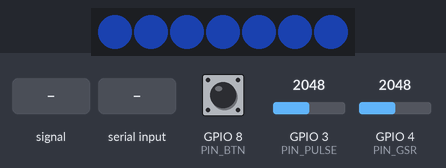
Bench run of a sketch on a simulated Seeed XIAO ESP32-C3. On the bench: 7 RGB LEDs in strip order, left to right. Inputs (shaded band) come from the test bench; at power-on: GPIO 8 (PIN_BTN) HIGH, GPIO 3 (PIN_PULSE) = 2048, GPIO 4 (PIN_GSR) = 2048 (analog values on the 0–4095 scale). Dim RGB values are drawn brighter than linear; EEPROM starts erased; what the sketch prints to the serial monitor is not drawn.

Above: at 2.25 s.
2.8 s: GPIO 3 (PIN_PULSE) fed a 200 Hz sine of ±327 counts around its level
At 5.22 s:
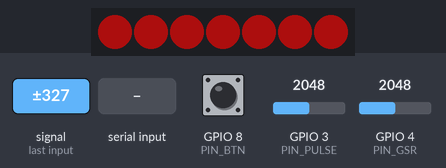
5.8 s: "start\n" received over Serial
At 7.4 s:
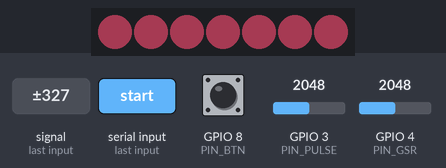
7.8 s: GPIO 8 (PIN_BTN) pulled LOW for 3.2 s
At 12.1 s:
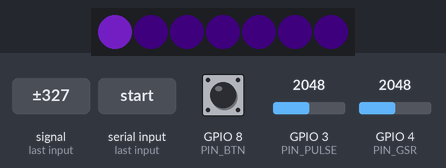
12.5 s: GPIO 8 (PIN_BTN) pulled LOW for 0.15 s
At 13.1 s:
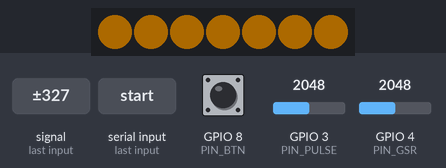
13.2 s: GPIO 3 (PIN_PULSE) set to 1460
At 16.12 s:
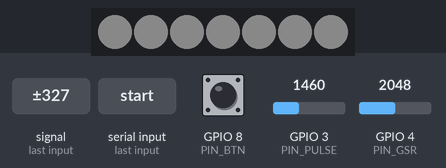
16.2 s: GPIO 3 (PIN_PULSE) set to 1648
At 16.65 s:
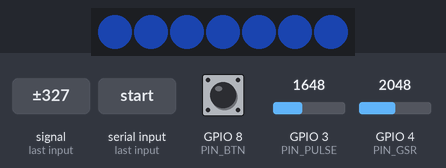
Timing chart, 0 to 18.7 s (numbered marks = the images above; inputs shaded):
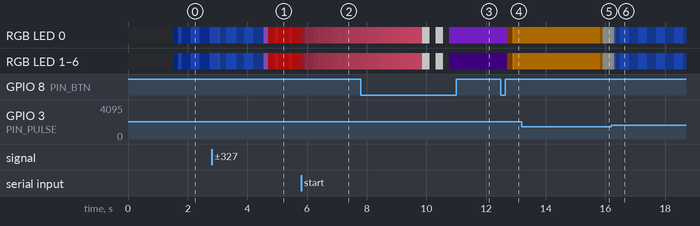

The sketch:

bloomi_v5.ino
```cpp
/*
 * BLOOMI 펌웨어 v5 — 웹(Web Serial) 연동용
 * (v4 기능 그대로: 심박 + GSR 기준선, 버튼 짧게=호흡 / 2초=기준선 초기화·측정)
 *
 * ── 웹으로 보내는 것 ───────────────────────────────────────
 * ① 0.5초마다 JSON 한 줄 (웹 App.tsx 의 JSON 파서가 bpm·gsrRaw 를 바로 읽음)
 *    {"bpm":74,"gsrRaw":1820,"base":87,"gsrBase":2810,"gsrPct":-4.2,
 *     "hrPt":0,"gsrPt":1,"level":0,"state":"G","session":0,"calibrating":0,"calibSec":0}
 *      bpm      지금 심박 (0 = 측정 안 됨)        gsrRaw   GSR 원래 값 (0~4095)
 *      base     심박 기준선 (0 = 없음)            gsrBase  GSR 기준선 (0 = 없음)
 *      gsrPct   GSR 기준 대비 변화율 % (음수 = 땀 ↑ = 긴장)
 *      hrPt/gsrPt  각 점수 0~2      level  0 초록 / 1 노랑 / 2 빨강
 *      state    N 손가락없음 M 측정중 G 초록 Y 노랑 R 빨강 B 호흡 C 기준선측정
 *      session  호흡 중이면 1       calibrating  기준선 측정 중이면 1    calibSec  측정 진행 초
 *    ※ "gsr"(0~100 긴장도)는 일부러 안 보냄 → 웹이 gsrRaw 로 직접 환산 (기존 화면과 같은 기준)
 *    ※ "buttonPressed" 도 안 보냄 → 웹이 버튼을 두 번 처리하는 충돌 방지
 *
 * ② 일이 생길 때 한 줄 (웹의 기존 문구 인식과 똑같은 문장)
 *    >>> 호흡 세션 시작 / >>> 호흡 세션 종료
 *    >>> 기준선 측정 시작 / >>> 기준선 측정 취소 / >>> 기준선 측정 실패
 *    >>> 기준선 저장 완료: 87 BPM / GSR 2810
 *
 * ── 웹에서 받는 명령 (줄바꿈으로 끝나는 글자) ──
 *    start  호흡 시작      stop   호흡 종료
 *    calib  기준선 초기화 + 30초 측정      cancel 기준선 측정 취소
 *    pattern:초,밝기,색;초,밝기,색;...   호흡 패턴 바꾸기 (최대 6단계)
 *        예) pattern:4,100,F4A6B8;7,15,B8B5E8;8,100,8FB996   (4-7-8 호흡)
 *        초 = 그 단계 길이(1~30), 밝기 = 그 단계 끝에 도달할 밝기(0~100), 색 = RRGGBB(생략 가능)
 *        각 단계 동안 "이전 단계 끝 밝기·색 → 이 단계 밝기·색"으로 서서히 변함
 *        호흡 중에 받으면 첫 단계부터 다시 시작. 전원 끄면 기본(4-2-6 분홍)으로 돌아감
 *    sync:단계번호,경과초      웹 화면의 현재 위치로 꽃을 맞춤 (예: sync:1,3 = 2번째 단계 3초 지점)
 *        웹이 호흡 중 1초마다 보내서 화면과 꽃이 어긋나지 않게 함 (출력 없음)
 *    시리얼 모니터 입력창에 직접 쳐서 테스트해도 돼요.
 *
 * 필요 라이브러리: Adafruit NeoPixel  /  보드: XIAO_ESP32C3
 * 배선: LED IN→D0, 맥박 S→D1(A1), GSR SIG→D2(A2), 버튼 D8↔GND (대각선 다리)
 * ⚠ 웹과 연결할 때는 Arduino IDE 시리얼 모니터를 꼭 닫기 (포트는 한 프로그램만 사용 가능)
 */
#include <Adafruit_NeoPixel.h>
#include <Preferences.h>

// ===== 여기 숫자만 바꾸면 기준이 바뀌어요 =====
const int RED_DIFF = 15, YELLOW_DIFF = 7;          // 심박: 기준선보다 이만큼 높으면 2점 / 1점
const float GSR_RED_PCT = 8.0, GSR_YELLOW_PCT = 3.0;  // GSR: 기준보다 이만큼(%) 내려가면 2점 / 1점
const uint32_t CALIB_MS = 30000;                   // 기준선 측정 시간
const int FIXED_RED = 100, FIXED_YELLOW = 85;      // 기준선 없을 때 심박 고정값
const int PULSE_MIN_AMP = 80;                      // 맥박 파형 최소 크기 (안 잡히면 50까지)
const uint32_t SEND_MS = 500;                      // JSON 보내는 간격
// ============================================

const int PIN_LED = D0, PIN_PULSE = A1, PIN_GSR = A2, PIN_BTN = D8;
const int NUM_LED = 7;
Adafruit_NeoPixel ring(NUM_LED, PIN_LED, NEO_GRB + NEO_KHZ800);
Preferences prefs;

// ================= 심박 검출 =================
float peak = 2048, trough = 2048;
bool above = false;
uint32_t lastBeat = 0, lastValidBeat = 0, beatFlash = 0;
int intervals[5]; int nInt = 0, idx = 0;
int bpm = 0;

void processPulse(int v, uint32_t now) {
  if (v > peak)   peak = v;   else peak   -= (peak - v) * 0.005f;
  if (v < trough) trough = v; else trough += (v - trough) * 0.005f;
  float amp = peak - trough;
  float thHigh = trough + amp * 0.6f, thLow = trough + amp * 0.4f;
  bool sane = (v > 100 && v < 4000 && amp > PULSE_MIN_AMP);
  if (!above && sane && v > thHigh) {
    above = true;
    uint32_t dt = now - lastBeat;
    if (lastBeat && dt >= 330 && dt <= 1500) {
      intervals[idx] = dt; idx = (idx + 1) % 5; if (nInt < 5) nInt++;
      long s = 0; for (int i = 0; i < nInt; i++) s += intervals[i];
      bpm = 60000 / (s / nInt);
      lastValidBeat = now; beatFlash = now;
    }
    lastBeat = now;
  }
  if (above && v < thLow) above = false;
  if (now - lastValidBeat > 3000) { bpm = 0; nInt = 0; }
}
bool hrReady() { return bpm > 0 && nInt >= 3; }

// ================= LED =================
float cr = 0, cg = 0, cb = 0;
void showColor(float r, float g, float b, float level) {
  cr += (r - cr) * 0.06f; cg += (g - cg) * 0.06f; cb += (b - cb) * 0.06f;
  for (int i = 0; i < NUM_LED; i++) ring.setPixelColor(i, cr * level, cg * level, cb * level);
  ring.show();
}
void flashAll(uint8_t r, uint8_t g, uint8_t b, int times) {
  for (int k = 0; k < times; k++) {
    for (int i = 0; i < NUM_LED; i++) ring.setPixelColor(i, r, g, b);
    ring.show(); delay(250);
    ring.clear(); ring.show(); delay(200);
  }
  cr = cg = cb = 0;
}

// ================= 상태 =================
int baseline = 0, gsrBase = 0;
float gsrNow = 0;
bool session = false; uint32_t sessionStart = 0, sessionBeganAt = 0;
uint8_t selectedRoutine = 0;
uint32_t completedCounts[3] = {0, 0, 0};
bool calibrating = false; uint32_t calibValidMs = 0; long calibSum = 0; int calibN = 0; double calibGsrSum = 0;
// ---- 호흡 패턴 (웹이 pattern: 명령으로 바꿀 수 있음) ----
struct Phase { uint32_t ms; uint8_t lv; uint8_t r, g, b; };
const int MAX_PHASES = 6;
Phase phases[MAX_PHASES] = {                       // 기본: 들숨 4초 밝아짐 → 2초 유지 → 날숨 6초 어두워짐
  {4000, 100, 255, 90, 130}, {2000, 100, 255, 90, 130}, {6000, 10, 255, 90, 130}};
int nPhases = 3;
uint32_t cycleMs() { uint32_t t = 0; for (int i = 0; i < nPhases; i++) t += phases[i].ms; return t; }

bool parsePattern(const char* text) {              // "4,100,F4A6B8;7,15,B8B5E8;8,100,8FB996"
  Phase tmp[MAX_PHASES]; int n = 0;
  char copy[160]; strncpy(copy, text, sizeof(copy) - 1); copy[sizeof(copy) - 1] = 0;
  char* save = nullptr;
  for (char* tok = strtok_r(copy, ";", &save); tok && n < MAX_PHASES; tok = strtok_r(nullptr, ";", &save)) {
    int sec = 0, lv = 0; unsigned int rgb = 0xFF5A82;   // 색 생략 시 분홍
    int got = sscanf(tok, "%d,%d,%x", &sec, &lv, &rgb);
    if (got < 2 || sec < 1 || sec > 30 || lv < 0 || lv > 100) return false;
    tmp[n++] = {(uint32_t)sec * 1000, (uint8_t)lv, (uint8_t)(rgb >> 16), (uint8_t)(rgb >> 8), (uint8_t)rgb};
  }
  if (n == 0) return false;
  for (int i = 0; i < n; i++) phases[i] = tmp[i];
  nPhases = n;
  prefs.putUChar("nphase", nPhases);
  prefs.putBytes("phases", phases, sizeof(Phase) * nPhases);
  return true;
}

void startSession() {
  if (session) return;
  calibrating = false;
  session = true; sessionStart = sessionBeganAt = millis();
  Serial.println(">>> 호흡 세션 시작");
}
void endSession(bool completed = false) {
  if (!session) return;
  session = false;
  if (completed) {
    completedCounts[selectedRoutine]++;
    prefs.putUInt(selectedRoutine == 0 ? "done478" : selectedRoutine == 1 ? "donebox" : "donecalm", completedCounts[selectedRoutine]);
  }
  Serial.println(completed ? ">>> 호흡 세션 종료 (완료)" : ">>> 호흡 세션 종료");
}
void startCalib() {
  Serial.printf(">>> 기준선 초기화 (이전 값: 심박 %d / GSR %d)\n", baseline, gsrBase);
  baseline = 0; gsrBase = 0;
  prefs.remove("base"); prefs.remove("gbase");
  flashAll(255, 255, 255, 2);                         // 흰색 2번 = 초기화
  session = false; calibrating = true;
  calibValidMs = 0; calibSum = 0; calibN = 0; calibGsrSum = 0;
  Serial.println(">>> 기준선 측정 시작 (30초, 검지는 심박 센서·중지/약지는 GSR 전극)");
}
void cancelCalib() {
  if (!calibrating) return;
  calibrating = false;
  Serial.println(">>> 기준선 측정 취소 (기준선 없음 → 고정값 85/100 사용)");
}
void finishCalib() {
  calibrating = false;
  if (calibN < 20) {
    Serial.println(">>> 기준선 측정 실패 (손가락이 자주 떨어짐) → 버튼 2초로 다시");
    flashAll(255, 30, 30, 2);
    return;
  }
  baseline = calibSum / calibN;
  gsrBase  = (int)(calibGsrSum / calibN);
  prefs.putInt("base", baseline); prefs.putInt("gbase", gsrBase);
  Serial.printf(">>> 기준선 저장 완료: %d BPM / GSR %d\n", baseline, gsrBase);   // 웹이 이 문장으로 기준선 인식
  flashAll(30, 220, 80, 3);
}

// ---- 시리얼로 들어온 명령 (웹 or 시리얼 모니터) ----
void readCommands() {
  static char buf[160]; static uint8_t n = 0;
  while (Serial.available()) {
    char c = Serial.read();
    if (c == '\r') continue;
    if (c != '\n') { if (n < sizeof(buf) - 1) buf[n++] = c; continue; }
    buf[n] = 0; n = 0;
    if      (!strcmp(buf, "start")) startSession();
    else if (!strcmp(buf, "stop"))  endSession();
    else if (!strcmp(buf, "complete")) endSession(true);
    else if (!strcmp(buf, "calib")) startCalib();
    else if (!strcmp(buf, "cancel")) cancelCalib();
    else if (!strcmp(buf, "routine:478")) { selectedRoutine = 0; prefs.putUChar("routine", 0); }
    else if (!strcmp(buf, "routine:box")) { selectedRoutine = 1; prefs.putUChar("routine", 1); }
    else if (!strcmp(buf, "routine:calm")) { selectedRoutine = 2; prefs.putUChar("routine", 2); }
    else if (!strncmp(buf, "sync:", 5)) {
      int ph = 0, el = 0;
      if (session && sscanf(buf + 5, "%d,%d", &ph, &el) == 2 && ph >= 0 && ph < nPhases && el >= 0) {
        uint32_t offset = 0;
        for (int i = 0; i < ph; i++) offset += phases[i].ms;
        offset += (uint32_t)el * 1000;
        if (offset < cycleMs()) sessionStart = millis() - offset;
      }
    }
    else if (!strncmp(buf, "pattern:", 8)) {
      if (parsePattern(buf + 8)) {
        if (session) sessionStart = sessionBeganAt = millis();
        Serial.printf("# 호흡 패턴 적용: %d단계, 한 바퀴 %lu초\n", nPhases, (unsigned long)(cycleMs() / 1000));
      } else {
        Serial.println("# 호흡 패턴 형식 오류 (예: pattern:4,100,F4A6B8;7,15,B8B5E8;8,100,8FB996)");
      }
    }
  }
}

void setup() {
  Serial.begin(115200);
  analogReadResolution(12);
  pinMode(PIN_BTN, INPUT_PULLUP);
  ring.begin(); ring.setBrightness(90); ring.show();
  prefs.begin("bloomi", false);
  selectedRoutine = prefs.getUChar("routine", 0);
  if (selectedRoutine > 2) selectedRoutine = 0;
  completedCounts[0] = prefs.getUInt("done478", 0);
  completedCounts[1] = prefs.getUInt("donebox", 0);
  completedCounts[2] = prefs.getUInt("donecalm", 0);
  uint8_t savedPhaseCount = prefs.getUChar("nphase", 0);
  if (savedPhaseCount > 0 && savedPhaseCount <= MAX_PHASES &&
      prefs.getBytesLength("phases") == sizeof(Phase) * savedPhaseCount) {
    prefs.getBytes("phases", phases, sizeof(Phase) * savedPhaseCount);
    nPhases = savedPhaseCount;
  }
  baseline = prefs.getInt("base", 0);
  gsrBase  = prefs.getInt("gbase", 0);
  gsrNow   = analogRead(PIN_GSR);
  delay(1500);
  Serial.println("# BLOOMI 펌웨어 v5 (웹 연동 JSON)");
  if (baseline) Serial.printf("# 저장된 기준선: 심박 %d / GSR %d\n", baseline, gsrBase);
  else          Serial.println("# 기준선 없음 → 버튼 2초로 측정 (그 전엔 심박 85/100 고정값)");
}

void loop() {
  uint32_t now = millis();
  readCommands();
  if (session && now - sessionBeganAt >= cycleMs() * 4) endSession(true);

  // ---- 버튼 (50ms 동안 같은 값이어야 인정) : 짧게 = 호흡, 2초 = 기준선 ----
  static bool rawLast = false, pressed = false; static uint32_t rawFlipAt = 0;
  bool raw = digitalRead(PIN_BTN) == LOW;
  if (raw != rawLast) { rawLast = raw; rawFlipAt = now; }
  if (now - rawFlipAt > 50) pressed = raw;
  static bool btnDown = false, longFired = false; static uint32_t downAt = 0;
  if (pressed && !btnDown) { btnDown = true; downAt = now; longFired = false; }
  if (pressed && btnDown && !longFired && now - downAt >= 2000) { longFired = true; startCalib(); }
  if (!pressed && btnDown) {
    btnDown = false;
    if (!longFired) {
      if (calibrating) cancelCalib();
      else if (session) endSession();
      else startSession();
    }
  }

  // ---- 센서 (초당 100번, 잡음 필터) ----
  static uint32_t lastSample = 0; static float lp = 2048;
  if (now - lastSample >= 10) {
    lastSample = now;
    lp += (analogRead(PIN_PULSE) - lp) * 0.25f; processPulse((int)lp, now);
    gsrNow += (analogRead(PIN_GSR) - gsrNow) * 0.05f;
  }

  // ---- 기준선 측정: 0.5초마다 유효할 때만 모음 (손가락 떼면 시간 멈춤) ----
  static uint32_t lastCalibTick = 0;
  if (calibrating && now - lastCalibTick >= 500) {
    lastCalibTick = now;
    if (hrReady()) { calibSum += bpm; calibGsrSum += gsrNow; calibN++; calibValidMs += 500; }
    if (calibValidMs >= CALIB_MS) finishCalib();
  }

  // ---- 판단 + LED ----
  char st; int hrPt = 0, gsrPt = 0, level = 0, curPhase = -1; float gsrPct = 0;
  if (gsrBase > 0) gsrPct = (gsrNow - gsrBase) * 100.0f / gsrBase;
  if (calibrating) {
    st = 'C';
    int lit = (int)((float)calibValidMs / CALIB_MS * NUM_LED + 0.999f);
    bool blink = !hrReady() && (now / 400) % 2;
    for (int i = 0; i < NUM_LED; i++) {
      if (i < lit && !blink) ring.setPixelColor(i, 150, 40, 255);
      else if (i < lit)      ring.setPixelColor(i, 30, 8, 50);
      else                   ring.setPixelColor(i, 8, 2, 12);
    }
    ring.show();
  } else if (session) {
    st = 'B';
    // 지금 몇 번째 단계인지 찾고, 이전 단계 끝 → 이번 단계 목표로 서서히 변화
    uint32_t t = (now - sessionStart) % cycleMs();
    int i = 0;
    while (i < nPhases - 1 && t >= phases[i].ms) { t -= phases[i].ms; i++; }
    const Phase& cur = phases[i];
    const Phase& prev = phases[(i + nPhases - 1) % nPhases];
    float p = (float)t / cur.ms;
    float lv = (prev.lv + (cur.lv - prev.lv) * p) / 100.0f;
    float r = prev.r + (cur.r - prev.r) * p, g = prev.g + (cur.g - prev.g) * p, b = prev.b + (cur.b - prev.b) * p;
    curPhase = i;
    showColor(r, g, b, lv < 0.03f ? 0.03f : lv);  // 완전히 꺼지진 않게
  } else if (bpm == 0 && nInt == 0 && now - lastBeat > 3000) {
    st = 'N'; showColor(255, 255, 255, 0.12f);
  } else if (!hrReady()) {
    st = 'M'; showColor(40, 100, 255, (now / 300) % 2 ? 0.6f : 0.15f);
  } else {
    if (baseline) {
      int d = bpm - baseline;
      hrPt  = d >= RED_DIFF ? 2 : (d >= YELLOW_DIFF ? 1 : 0);
      float drop = -gsrPct;
      gsrPt = gsrBase ? (drop >= GSR_RED_PCT ? 2 : (drop >= GSR_YELLOW_PCT ? 1 : 0)) : 0;
      int total = hrPt + gsrPt;
      level = total >= 3 ? 2 : (total == 2 ? 1 : 0);
    } else {
      level = bpm >= FIXED_RED ? 2 : (bpm >= FIXED_YELLOW ? 1 : 0);
    }
    float lv = (now - beatFlash < 120) ? 1.0f : 0.55f;
    if (level == 2)      { st = 'R'; showColor(255, 25, 25, lv); }
    else if (level == 1) { st = 'Y'; showColor(255, 160, 0, lv); }
    else                 { st = 'G'; showColor(30, 220, 80, lv); }
  }

  // ---- 0.5초마다 JSON 한 줄 ----
  static uint32_t lastSend = 0;
  if (now - lastSend >= SEND_MS) {
    lastSend = now;
    Serial.printf("{\"bpm\":%d,\"gsrRaw\":%d,\"base\":%d,\"gsrBase\":%d,\"gsrPct\":%.1f,"
                  "\"hrPt\":%d,\"gsrPt\":%d,\"level\":%d,\"state\":\"%c\","
                  "\"session\":%d,\"calibrating\":%d,\"calibSec\":%d,\"phase\":%d,\"routine\":%u,\"done478\":%lu,\"doneBox\":%lu,\"doneCalm\":%lu}\n",
                  bpm, (int)gsrNow, baseline, gsrBase, gsrPct,
                  hrPt, gsrPt, level, st,
                  session ? 1 : 0, calibrating ? 1 : 0, (int)(calibValidMs / 1000), curPhase, selectedRoutine,
                  (unsigned long)completedCounts[0], (unsigned long)completedCounts[1], (unsigned long)completedCounts[2]);
  }
  delay(2);
}
```

Measured:
- the behaviour switches between 1579 and 1580 on GPIO 3 (PIN_PULSE) (found by bisection; images 5 and 6)
- after the input at 2.8 s, the LEDs: first change after 0.24 s (image 1 shows a later state)
- after the input at 5.8 s, the LEDs: first change at once (image 2 shows a later state)
- after the input at 7.8 s, the LEDs: first differ from a run without the input after 2.1 s (image 3 shows a later state)
- after the input at 12.5 s, RGB LED 0: RGB(53, 14, 90) → RGB(2, 1, 0) after 0.21 s, → RGB(89, 56, 0) 0.19 s later, → RGB(49, 30, 0) 0.06 s later; RGB LED 1–6: RGB(2, 0, 4) → RGB(2, 1, 0) after 0.21 s, → RGB(89, 56, 0) 0.19 s later, → RGB(49, 30, 0) 0.06 s later; the LEDs: first change after 0.21 s (image 4 shows a later state)
- after the input at 16.2 s, the LEDs: first change after 0.09 s (image 6 shows a later state)
